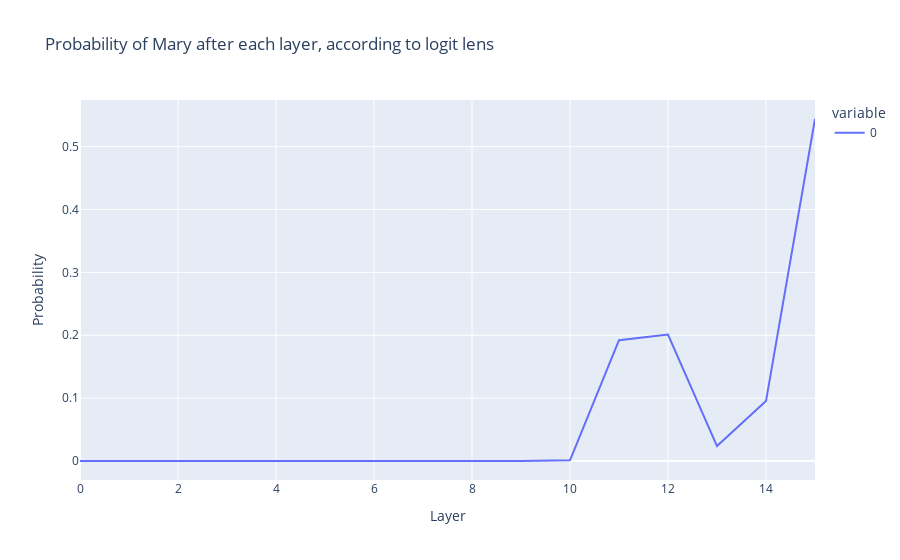

The notebook cell this image was saved under:
### Code cell
import plotly.express as px

mary_token = model.tokenizer(" Mary").input_ids[0] # token id for Mary

px.line(
    [layer_probs.value[mary_token].item() for layer_probs in all_probs],
    title="Probability of Mary after each layer, according to logit lens",
    labels={"value":"Probability", "index":"Layer"}
)

### Figure 1 — Plotly figure (JSON) as saved in the notebook; plotly's stock layout.template omitted (floating-point values rounded to 4 significant figures)
{"data": [{"hovertemplate": "variable=0<br>Layer=%{x}<br>Probability=%{y}<extra></extra>", "legendgroup": "0", "line": {"color": "#636efa", "dash": "solid"}, "marker": {"symbol": "circle"}, "mode": "lines", "name": "0", "orientation": "v", "showlegend": true, "type": "scatter", "x": [0, 1, 2, 3, 4, 5, 6, 7, 8, 9, 10, 11, 12, 13, 14, 15], "xaxis": "x", "y": [1.633e-05, 5.581e-06, 3.424e-06, 2.037e-06, 2.501e-06, 2.5e-06, 8.576e-06, 1.761e-05, 7.856e-06, 5.198e-05, 0.001128, 0.1921, 0.2011, 0.02369, 0.09532, 0.544], "yaxis": "y"}], "layout": {"legend": {"title": {"text": "variable"}, "tracegroupgap": 0}, "title": {"text": "Probability of Mary after each layer, according to logit lens"}, "xaxis": {"anchor": "y", "domain": [0, 1], "title": {"text": "Layer"}}, "yaxis": {"anchor": "x", "domain": [0, 1], "title": {"text": "Probability"}}}}
